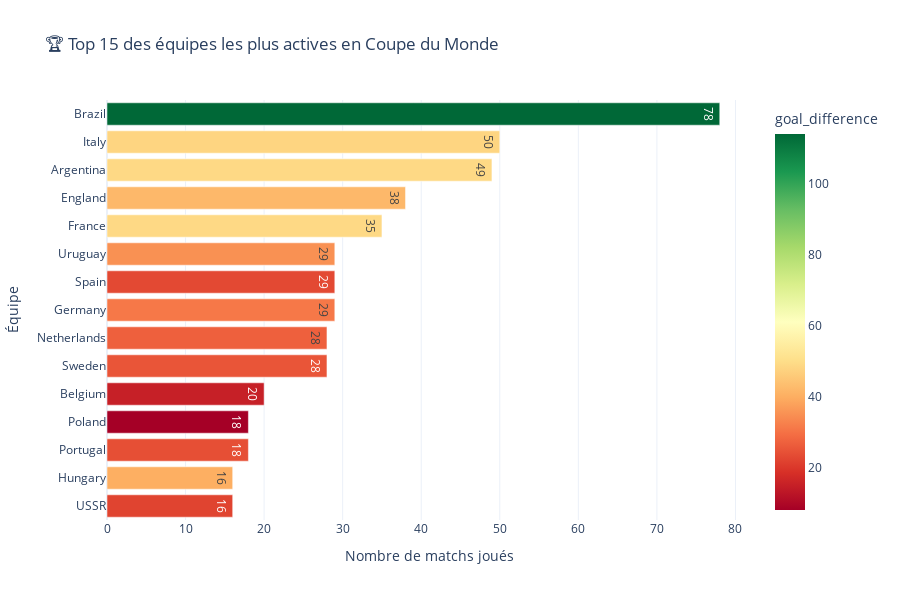

Notebook code for this chart:
### Markdown cell above
## 👑 Les légendes du football - Top équipes
### Qui sont les vrais maîtres des Coupes du Monde ? Analyse des performances par équipe

### Code cell
# 👑 VISUALISATION 4 : TOP 15 des équipes les plus actives
# Calcul des statistiques par équipe
all_team_stats = []

# Statistiques domicile
home_team_stats = home_stats_normalized.merge(teams_reference_normalized, 
                                            left_on='id_team', right_on='id_team')
home_team_stats['location'] = 'home'

# Statistiques extérieur  
away_team_stats = away_stats_normalized.merge(teams_reference_normalized,
                                            left_on='id_team', right_on='id_team')
away_team_stats['location'] = 'away'

# Combinaison des statistiques
combined_stats = pd.concat([
    home_team_stats[['Team_name', 'Number_of_goals_scored', 'Number_of_goals_conceded', 'location','id_match']],
    away_team_stats[['Team_name', 'Number_of_goals_scored', 'Number_of_goals_conceded', 'location']]
])
combined_stats = pd.merge(
    combined_stats,
    matches_normalized[(matches_normalized["is_final"]==True)&(matches_normalized["date"].notna())], 
    on='id_match',
    how='inner'
)
team_summary = combined_stats.groupby('Team_name').agg({
    'Number_of_goals_scored': 'sum',
    'Number_of_goals_conceded': 'sum',
    'Team_name': 'count'  # Nombre de matchs
}).rename(columns={'Team_name': 'total_matches'})

team_summary['goal_difference'] = team_summary['Number_of_goals_scored'] - team_summary['Number_of_goals_conceded']
team_summary = team_summary.sort_values('total_matches', ascending=False).head(15)

# Graphique horizontal moderne
fig = px.bar(team_summary.reset_index().head(15), 
             x='total_matches', y='Team_name', 
             orientation='h',
             title="🏆 Top 15 des équipes les plus actives en Coupe du Monde",
             labels={'total_matches': 'Nombre de matchs joués', 'Team_name': 'Équipe'},
             color='goal_difference',
             color_continuous_scale='RdYlGn',
             text='total_matches')

fig.update_traces(texttemplate='%{text}', textposition='inside')
fig.update_layout(height=600, yaxis={'categoryorder':'total ascending'})
fig.show()

print("🎯 Top 3 des équipes les plus actives:")
for i, (team, data) in enumerate(team_summary.head(3).iterrows()):
    print(f"   {i+1}. {team}: {data['total_matches']} matchs, {data['Number_of_goals_scored']} buts marqués")

### Figure 1 — Plotly figure (JSON) as saved in the notebook; plotly's stock layout.template omitted (floating-point values rounded to 4 significant figures)
{"data": [{"hovertemplate": "Nombre de matchs joués=%{text}<br>Équipe=%{y}<br>goal_difference=%{marker.color}<extra></extra>", "legendgroup": "", "marker": {"color": [114, 48, 49, 42, 49, 31, 23, 35, 25, 27, 15, 24, 8, 22, 40], "coloraxis": "coloraxis", "pattern": {"shape": ""}}, "name": "", "orientation": "h", "showlegend": false, "text": [78.0, 50.0, 49.0, 38.0, 35.0, 29.0, 29.0, 29.0, 28.0, 28.0, 20.0, 18.0, 18.0, 16.0, 16.0], "textposition": "inside", "texttemplate": "%{text}", "type": "bar", "x": [78, 50, 49, 38, 35, 29, 29, 29, 28, 28, 20, 18, 18, 16, 16], "xaxis": "x", "y": ["Brazil", "Italy", "Argentina", "England", "France", "Germany", "Spain", "Uruguay", "Sweden", "Netherlands", "Belgium", "Portugal", "Poland", "USSR", "Hungary"], "yaxis": "y"}], "layout": {"barmode": "relative", "coloraxis": {"colorbar": {"title": {"text": "goal_difference"}}, "colorscale": [[0, "rgb(165,0,38)"], [0.1, "rgb(215,48,39)"], [0.2, "rgb(244,109,67)"], [0.3, "rgb(253,174,97)"], [0.4, "rgb(254,224,139)"], [0.5, "rgb(255,255,191)"], [0.6, "rgb(217,239,139)"], [0.7, "rgb(166,217,106)"], [0.8, "rgb(102,189,99)"], [0.9, "rgb(26,152,80)"], [1, "rgb(0,104,55)"]]}, "height": 600, "legend": {"tracegroupgap": 0}, "title": {"text": "🏆 Top 15 des équipes les plus actives en Coupe du Monde"}, "xaxis": {"anchor": "y", "domain": [0, 1], "title": {"text": "Nombre de matchs joués"}}, "yaxis": {"anchor": "x", "categoryorder": "total ascending", "domain": [0, 1], "title": {"text": "Équipe"}}}}
